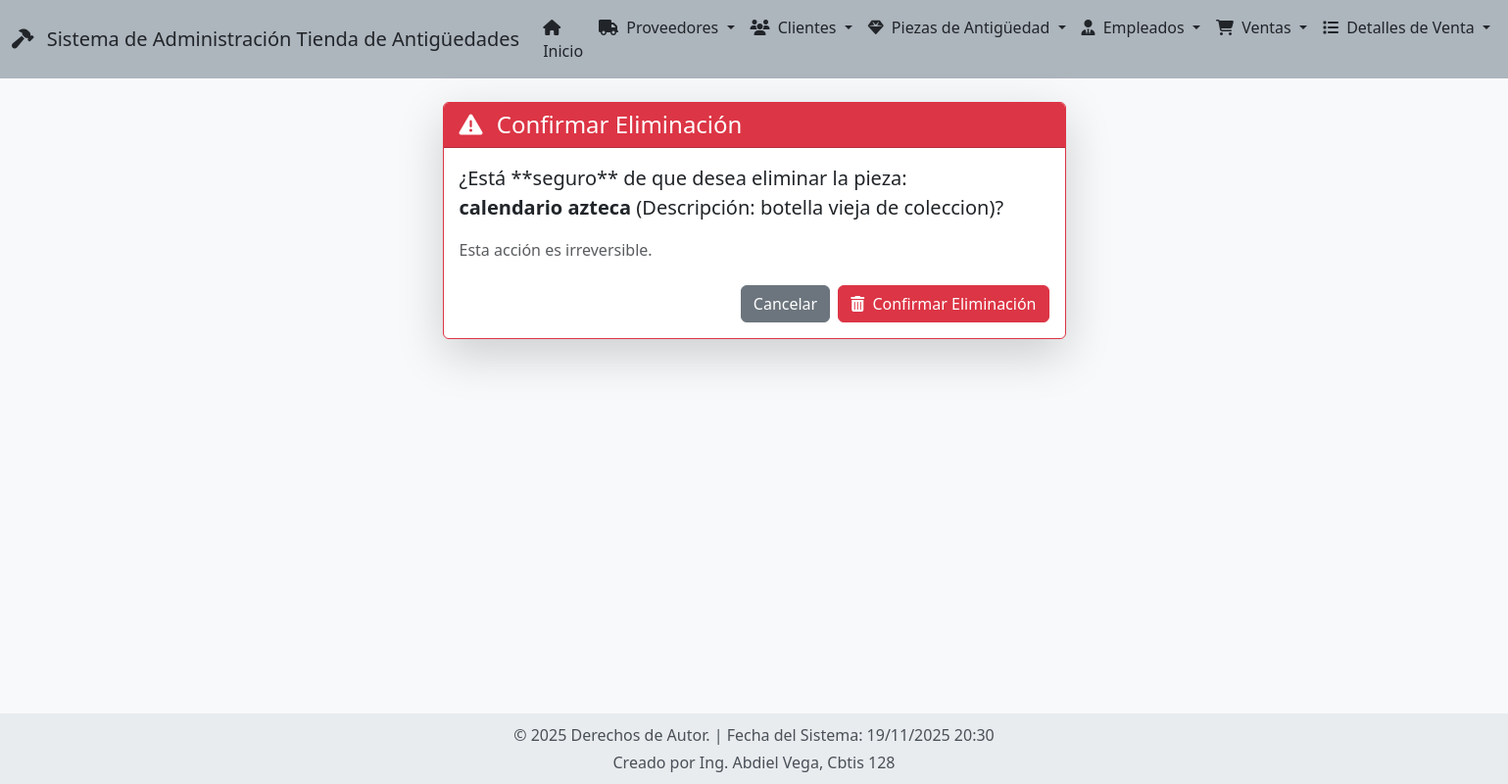
Screenshot of /piezas/borrar/1/ with the database file from the repository.
### app_Antiguedades/models.py (models this page shows, shortened)
class PiezaAntiguedad(models.Model):
    ESTADOS_CONSERVACION = [
        ('E', 'Excelente'),
        ('B', 'Buena'),
        ('R', 'Regular'),
        ('M', 'Mala'),
    ]
    nombre = models.CharField(max_length=200, verbose_name="Nombre de la pieza")
    descripcion = models.TextField(verbose_name="Descripción detallada")
    precio = models.DecimalField(max_digits=12, decimal_places=2, verbose_name="Precio de venta")
    año_fabricacion = models.IntegerField(
        validators=[MinValueValidator(1000), MaxValueValidator(1950)],
        verbose_name="Año de fabricación"
    )
    estado_conservacion = models.CharField(
        max_length=1,
        choices=ESTADOS_CONSERVACION,
        verbose_name="Estado de conservación"
    )
    fecha_ingreso = models.DateField(auto_now_add=True, verbose_name="Fecha de ingreso")
    imagen = models.ImageField(
        upload_to='piezas/',
        verbose_name="Imagen de la Pieza",
        blank=True,
        null=True
    )
    proveedor = models.ForeignKey(
        Proveedor,
        on_delete=models.PROTECT,
        related_name='piezas_proveidas',
        verbose_name="Proveedor"
    )
    comprador = models.ForeignKey(
        Cliente,
        on_delete=models.SET_NULL,
        null=True,
        blank=True,
        related_name='piezas_compradas',
        verbose_name="Comprador"
    )
    fecha_venta = models.DateTimeField(null=True, blank=True, verbose_name="Fecha de venta")
    precio_venta = models.DecimalField(max_digits=12, decimal_places=2, null=True, blank=True, verbose_name="Precio de venta")
    class Meta:
        verbose_name = "Pieza de antigüedad"
        verbose_name_plural = "Piezas de antigüedad"
        ordering = ['-fecha_ingreso']

### app_Antiguedades/views.py (the view)
# urls.py: path('piezas/borrar/<int:pk>/', views.borrar_pieza, name='borrar_pieza'),
def borrar_pieza(request, pk):
    pieza = get_object_or_404(PiezaAntiguedad, pk=pk)
    if request.method == 'POST':
        pieza.delete()
        return redirect('ver_piezas')
    return render(request, 'pieza/borrar_pieza.html', {'pieza': pieza})

### app_Antiguedades/templates/pieza/borrar_pieza.html (shortened to what this page needs)
{% extends "base.html" %}
{% block content %}
<div class="row justify-content-center">
    <div class="col-md-6">
        <div class="card border-danger shadow-lg">
            <div class="card-header bg-danger text-white">
                <h4 class="mb-0"><i class="fas fa-exclamation-triangle me-2"></i> Confirmar Eliminación</h4>
            </div>
            <div class="card-body">
                <p class="card-text fs-5">
                    ¿Está **seguro** de que desea eliminar la pieza:
                    <br>
                    <strong>{{ pieza.nombre }}</strong> (Descripción: {{ pieza.descripcion }})?
                </p>
                <p class="text-muted">Esta acción es irreversible.</p>
                <form method="post" action="{% url 'borrar_pieza' pieza.id %}">
                    <div class="d-grid gap-2 d-md-flex justify-content-md-end mt-4">
                        <a href="{% url 'ver_piezas' %}" class="btn btn-secondary">Cancelar</a>
                        <button type="submit" class="btn btn-danger"><i class="fas fa-trash-alt me-1"></i> Confirmar Eliminación</button>
                    </div>
                </form>
            </div>
        </div>
    </div>
</div>
{% endblock %}

### app_Antiguedades/templates/base.html (style rules this page uses)
body { background-color: #f8f9fa; min-height: 100vh; display: flex; flex-direction: column; }

### rows the page displays
PiezaAntiguedad: nombre "calendario azteca", descripcion "botella vieja de coleccion"
